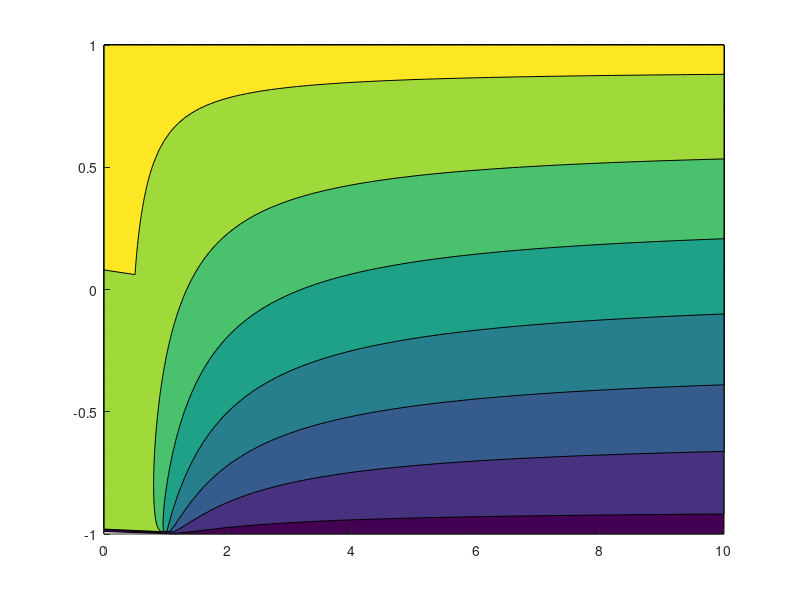

Here is the MATLAB script that generated this plot: (Note: this script raises an error after producing the figure.)
%% plot rho

rs = 0:0.1:10;
cs = -1:0.01:1;
[X,Y] = meshgrid(rs,cs);
Z = (1+X.*Y)./sqrt(1+2.*X.*Y + X.^2);

[C,h] = contourf(X,Y,Z,-1.2:0.3:1.2,'LineWidth',0.25,'ShowText','off','FaceAlpha',1);
set(h,'LineColor','none')

colorMapLength = 40;
third = 0.25.*[1,196,114]./255 + 0.75.*[255,255,255]./255;
pink = [255,255,255]./255;
red = 0.25.*[110,193,248]./255 + 0.75.*[255,255,255]./255;
map1 = [linspace(red(1),pink(1),colorMapLength)', linspace(red(2),pink(2),colorMapLength)', linspace(red(3),pink(3),colorMapLength)'];
map2 = [linspace(pink(1),third(1),colorMapLength)', linspace(pink(2),third(2),colorMapLength)', linspace(pink(3),third(3),colorMapLength)'];
map = [map1;map2];
colormap(map)

red2 = 0.15.*[138,4,88]./255 + 0.85*[255,255,255]./255;
set(gcf,'Color',red2)

set(gca,'FontName','Times','FontSize',20,'LineWidth',1.5)
set(get(gca, 'XAxis'), 'FontWeight', 'bold');
set(get(gca, 'YAxis'), 'FontWeight', 'bold');
set(gca,'TickDir','in');
set(gca ,'Layer', 'Top');
set(gca,'TickLabelInterpreter','latex')
xticks([]);
yticks([]);
xlim([0,6*16/9])
ylim([-1,1])
set(gca,'xticklabels',[])
set(gca,'yticklabels',[])

set(gcf,'Units','pixels','Position',[0,0,1600,900])
set(gca,'Units','pixels','Position',[0,0,1600,900])
